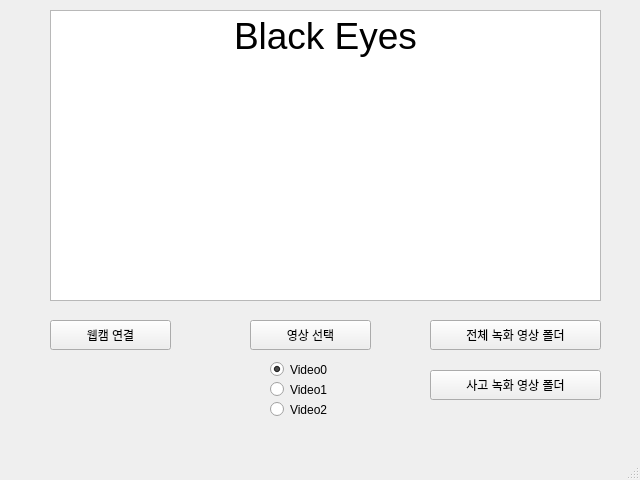
<?xml version="1.0" encoding="UTF-8"?>
<ui version="4.0">
 <class>BlackEyes</class>
 <widget class="QMainWindow" name="BlackEyes">
  <property name="geometry">
   <rect>
    <x>0</x>
    <y>0</y>
    <width>640</width>
    <height>480</height>
   </rect>
  </property>
  <property name="windowTitle">
   <string>MainWindow</string>
  </property>
  <property name="autoFillBackground">
   <bool>false</bool>
  </property>
  <widget class="QWidget" name="centralwidget">
   <widget class="QPushButton" name="pushButton_Webcam">
    <property name="geometry">
     <rect>
      <x>50</x>
      <y>320</y>
      <width>121</width>
      <height>30</height>
     </rect>
    </property>
    <property name="text">
     <string>웹캠 연결</string>
    </property>
    <property name="icon">
     <iconset resource="../Resources/Resources.qrc">
      <normaloff>:/icon/Camera.png</normaloff>:/icon/Camera.png</iconset>
    </property>
   </widget>
   <widget class="QPushButton" name="pushButton_VideoInput">
    <property name="enabled">
     <bool>true</bool>
    </property>
    <property name="geometry">
     <rect>
      <x>250</x>
      <y>320</y>
      <width>121</width>
      <height>30</height>
     </rect>
    </property>
    <property name="text">
     <string>영상 선택</string>
    </property>
    <property name="icon">
     <iconset resource="../Resources/Resources.qrc">
      <normaloff>:/icon/Video.png</normaloff>:/icon/Video.png</iconset>
    </property>
   </widget>
   <widget class="QPushButton" name="pushButton_FullVidSave">
    <property name="geometry">
     <rect>
      <x>430</x>
      <y>320</y>
      <width>171</width>
      <height>30</height>
     </rect>
    </property>
    <property name="text">
     <string>전체 녹화 영상 폴더</string>
    </property>
    <property name="icon">
     <iconset resource="../Resources/Resources.qrc">
      <normaloff>:/icon/Folder.png</normaloff>:/icon/Folder.png</iconset>
    </property>
   </widget>
   <widget class="QRadioButton" name="Video1">
    <property name="geometry">
     <rect>
      <x>270</x>
      <y>380</y>
      <width>108</width>
      <height>19</height>
     </rect>
    </property>
    <property name="text">
     <string>Video1</string>
    </property>
   </widget>
   <widget class="QRadioButton" name="Video2">
    <property name="geometry">
     <rect>
      <x>270</x>
      <y>400</y>
      <width>108</width>
      <height>19</height>
     </rect>
    </property>
    <property name="text">
     <string>Video2</string>
    </property>
   </widget>
   <widget class="QRadioButton" name="Video0">
    <property name="geometry">
     <rect>
      <x>270</x>
      <y>360</y>
      <width>108</width>
      <height>19</height>
     </rect>
    </property>
    <property name="text">
     <string>Video0</string>
    </property>
    <property name="checked">
     <bool>true</bool>
    </property>
   </widget>
   <widget class="QPushButton" name="pushButton_DangerVidSave">
    <property name="geometry">
     <rect>
      <x>430</x>
      <y>370</y>
      <width>171</width>
      <height>30</height>
     </rect>
    </property>
    <property name="text">
     <string>사고 녹화 영상 폴더</string>
    </property>
    <property name="icon">
     <iconset resource="../Resources/Resources.qrc">
      <normaloff>:/icon/Folder.png</normaloff>:/icon/Folder.png</iconset>
    </property>
   </widget>
   <widget class="QTextEdit" name="textEdit">
    <property name="geometry">
     <rect>
      <x>50</x>
      <y>10</y>
      <width>551</width>
      <height>291</height>
     </rect>
    </property>
    <property name="autoFillBackground">
     <bool>true</bool>
    </property>
    <property name="frameShadow">
     <enum>QFrame::Plain</enum>
    </property>
    <property name="lineWidth">
     <number>0</number>
    </property>
    <property name="readOnly">
     <bool>true</bool>
    </property>
    <property name="html">
     <string>&lt;!DOCTYPE HTML PUBLIC &quot;-//W3C//DTD HTML 4.0//EN&quot; &quot;http://www.w3.org/TR/REC-html40/strict.dtd&quot;&gt;
&lt;html&gt;&lt;head&gt;&lt;meta name=&quot;qrichtext&quot; content=&quot;1&quot; /&gt;&lt;style type=&quot;text/css&quot;&gt;
p, li { white-space: pre-wrap; }
&lt;/style&gt;&lt;/head&gt;&lt;body style=&quot; font-family:'Gulim'; font-size:9pt; font-weight:400; font-style:normal;&quot;&gt;
&lt;p align=&quot;center&quot; style=&quot; margin-top:0px; margin-bottom:0px; margin-left:0px; margin-right:0px; -qt-block-indent:0; text-indent:0px;&quot;&gt;&lt;span style=&quot; font-size:28pt;&quot;&gt;Black Eyes&lt;/span&gt;&lt;/p&gt;
&lt;p style=&quot;-qt-paragraph-type:empty; margin-top:0px; margin-bottom:0px; margin-left:0px; margin-right:0px; -qt-block-indent:0; text-indent:0px;&quot;&gt;&lt;br /&gt;&lt;/p&gt;
&lt;p style=&quot;-qt-paragraph-type:empty; margin-top:0px; margin-bottom:0px; margin-left:0px; margin-right:0px; -qt-block-indent:0; text-indent:0px;&quot;&gt;&lt;br /&gt;&lt;/p&gt;
&lt;p style=&quot;-qt-paragraph-type:empty; margin-top:0px; margin-bottom:0px; margin-left:0px; margin-right:0px; -qt-block-indent:0; text-indent:0px;&quot;&gt;&lt;br /&gt;&lt;/p&gt;
&lt;p style=&quot;-qt-paragraph-type:empty; margin-top:0px; margin-bottom:0px; margin-left:0px; margin-right:0px; -qt-block-indent:0; text-indent:0px;&quot;&gt;&lt;br /&gt;&lt;/p&gt;
&lt;p style=&quot;-qt-paragraph-type:empty; margin-top:0px; margin-bottom:0px; margin-left:0px; margin-right:0px; -qt-block-indent:0; text-indent:0px;&quot;&gt;&lt;br /&gt;&lt;/p&gt;
&lt;p style=&quot; margin-top:0px; margin-bottom:0px; margin-left:0px; margin-right:0px; -qt-block-indent:0; text-indent:0px;&quot;&gt;&lt;img src=&quot;:/icon/Camera.png&quot; /&gt;                         &lt;img src=&quot;:/icon/Video.png&quot; /&gt;                     &lt;img src=&quot;:/icon/Folder.png&quot; /&gt;&lt;/p&gt;&lt;/body&gt;&lt;/html&gt;</string>
    </property>
   </widget>
  </widget>
  <widget class="QMenuBar" name="menubar">
   <property name="geometry">
    <rect>
     <x>0</x>
     <y>0</y>
     <width>640</width>
     <height>26</height>
    </rect>
   </property>
  </widget>
  <widget class="QStatusBar" name="statusbar"/>
 </widget>
 <resources>
  <include location="../Resources/Resources.qrc"/>
 </resources>
 <connections/>
</ui>
